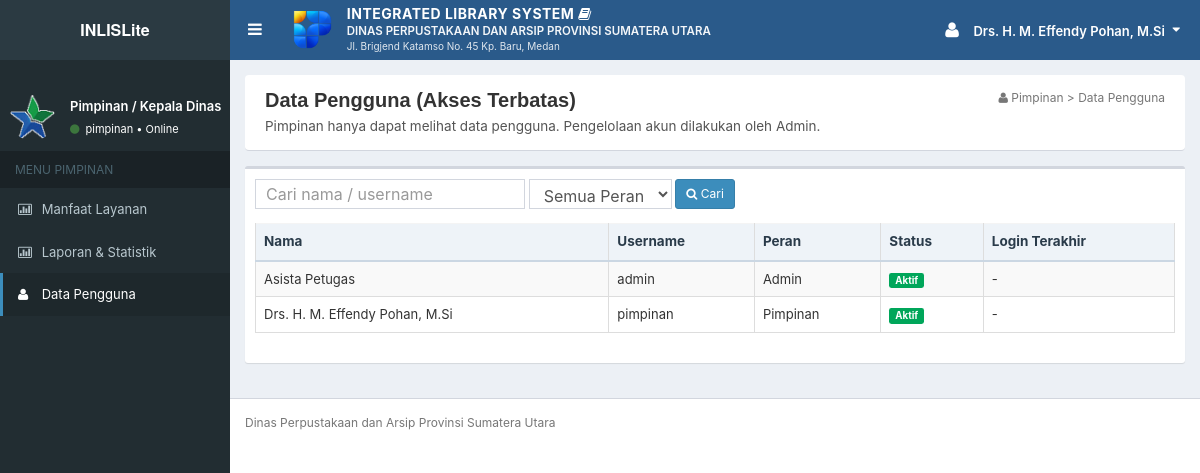
Page /pimpinan/pengguna.php (signed in) on the earlier database version.
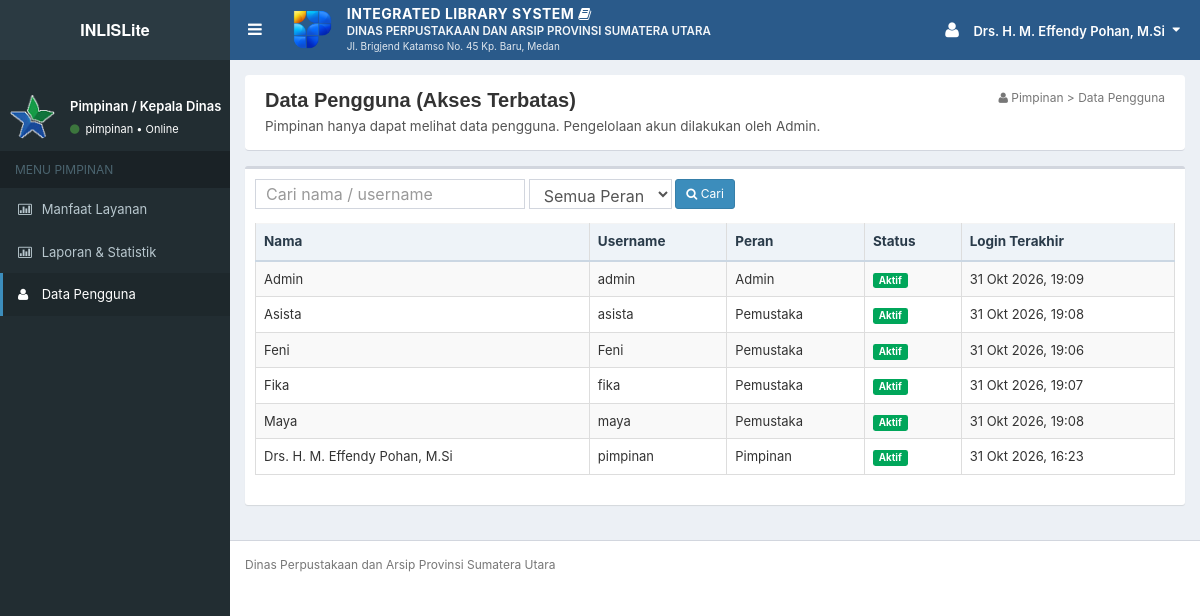
Same page on the later database version.
### tables this page shows
CREATE TABLE `users` (
  `id_user` int(10) UNSIGNED NOT NULL,
  `nama` varchar(100) NOT NULL,
  `username` varchar(50) NOT NULL,
  `email` varchar(100) DEFAULT NULL,
  `password` varchar(255) NOT NULL COMMENT 'hash bcrypt (password_hash)',
  `peran` enum('Admin','Pemustaka','Pimpinan') NOT NULL,
  `status` enum('Aktif','Nonaktif') NOT NULL DEFAULT 'Aktif',
  `last_login` datetime DEFAULT NULL,
  `created_at` datetime NOT NULL DEFAULT current_timestamp(),
  `updated_at` datetime NOT NULL DEFAULT current_timestamp() ON UPDATE current_timestamp()
);

CREATE TABLE `anggota` (
  `id_anggota` int(10) UNSIGNED NOT NULL,
  `id_user` int(10) UNSIGNED DEFAULT NULL,
  `nomor_anggota` varchar(30) NOT NULL,
  `nama` varchar(100) NOT NULL,
  `jenis_anggota` enum('Umum','Pelajar','Mahasiswa','Pegawai') NOT NULL DEFAULT 'Umum',
  `jenis_kelamin` enum('Laki-laki','Perempuan') DEFAULT NULL,
  `alamat` varchar(255) DEFAULT NULL,
  `telepon` varchar(20) DEFAULT NULL,
  `email` varchar(100) DEFAULT NULL,
  `tanggal_daftar` date NOT NULL,
  `masa_berlaku` date NOT NULL,
  `status` enum('Aktif','Nonaktif') NOT NULL DEFAULT 'Aktif',
  `created_at` datetime NOT NULL DEFAULT current_timestamp(),
  `updated_at` datetime NOT NULL DEFAULT current_timestamp() ON UPDATE current_timestamp()
);

### app/helpers.php (called while the page is built, shortened)
<?php
function e($v): string
{
    return htmlspecialchars((string)($v ?? ''), ENT_QUOTES | ENT_SUBSTITUTE, 'UTF-8');
}
function url(string $path = ''): string
{
    return BASE_URL . '/' . ltrim($path, '/');
}
function asset(string $path): string
{
    return url('assets/' . ltrim($path, '/'));
}
function get(string $key, string $default = ''): string
{
    $v = $_GET[$key] ?? $default;
    return is_string($v) ? trim($v) : $default;
}
function tgl(?string $d, bool $pendek = true): string
{
    $t = strtotime($d);
    $b = BULAN_ID[(int)date('n', $t)];
    return date('j', $t) . ' ' . ($pendek ? substr($b, 0, 3) : $b) . ' ' . date('Y', $t);
}
function tgl_waktu(?string $d): string
{
    if (!$d) {
        return '-';
    }
    $t = strtotime($d);
    return $t === false ? '-' : tgl($d) . ', ' . date('H:i', $t);
}
function paginasi(int $total, int $per = 10): array
{
    $pages = max(1, (int)ceil($total / $per));
    $page = (int)get('page', '1');
    $page = max(1, min($page, $pages));
    return ['page' => $page, 'pages' => $pages, 'offset' => ($page - 1) * $per, 'per' => $per];
}

### app/classes/Auth.php (called while the page is built, shortened)
<?php
final class Auth
{
    private static ?array $user = null;
    private static bool $dimuat = false;
    public static function user(): ?array
    {
        if (self::$dimuat) {
            return self::$user;
        }
        self::$dimuat = true;
        $id = $_SESSION['uid'] ?? null;
        $u = Database::row('SELECT id_user, nama, username, email, peran, status FROM users WHERE id_user = ?', [(int)$id]);
        self::$user = $u;
        return $u;
    }
    public static function peran(): ?string
    {
        $u = self::user();
        return $u ? $u['peran'] : null;
    }
    public static function beranda(?string $peran = null): string
    {
        $peran = $peran ?? self::peran();
        return match ($peran) {
            'Admin'     => 'admin/index.php',
            'Pimpinan'  => 'pimpinan/index.php',
            'Pemustaka' => 'pemustaka/index.php',
            default     => 'login.php',
        };
    }
    public static function wajib(array $peran = []): array
    {
        $u = self::user();
        return $u;
    }
}

### app/classes/Database.php (called while the page is built, shortened)
<?php
final class Database
{
    private static ?PDO $pdo = null;
    public static function pdo(): PDO
    {
        if (self::$pdo === null) {
            $c = $GLOBALS['config']['db'];
            $dsn = sprintf('mysql:host=%s;port=%d;dbname=%s;charset=%s', $c['host'], $c['port'], $c['name'], $c['charset']);
            $pdo = new PDO($dsn, $c['user'], $c['pass'], [
                PDO::ATTR_ERRMODE            => PDO::ERRMODE_EXCEPTION,
                PDO::ATTR_DEFAULT_FETCH_MODE => PDO::FETCH_ASSOC,
                PDO::ATTR_EMULATE_PREPARES   => false,
            ]);
            $offset = (new DateTime('now'))->format('P');
            $pdo->exec("SET time_zone = '" . $offset . "'");
            self::$pdo = $pdo;
        }
        return self::$pdo;
    }
    public static function all(string $sql, array $params = []): array
    {
        $st = self::pdo()->prepare($sql);
        $st->execute($params);
        return $st->fetchAll();
    }
    public static function row(string $sql, array $params = []): ?array
    {
        $st = self::pdo()->prepare($sql);
        $st->execute($params);
        $r = $st->fetch();
        return $r === false ? null : $r;
    }
    public static function value(string $sql, array $params = [])
    {
        $st = self::pdo()->prepare($sql);
        $st->execute($params);
        $v = $st->fetchColumn();
        return $v === false ? null : $v;
    }
}

### app/bootstrap.php (called while the page is built, shortened)
<?php
spl_autoload_register(function (string $class): void {
    $file = APP_ROOT . '/app/classes/' . $class . '.php';
});
require APP_ROOT . '/app/helpers.php';

### app/classes/Pengguna.php (called while the page is built, shortened)
<?php
final class Pengguna
{
    private static function filter(string $q, string $peran, string $status): array
    {
        $w = ['1=1'];
        $p = [];
        return [implode(' AND ', $w), $p];
    }
    public static function hitung(string $q = '', string $peran = '', string $status = ''): int
    {
        [$w, $p] = self::filter($q, $peran, $status);
        return (int)Database::value("SELECT COUNT(*) FROM users u WHERE $w", $p);
    }
    public static function daftar(string $q, string $peran, string $status, int $limit, int $offset): array
    {
        [$w, $p] = self::filter($q, $peran, $status);
        $limit = max(1, $limit);
        $offset = max(0, $offset);
        return Database::all(
            "SELECT u.id_user, u.nama, u.username, u.email, u.peran, u.status, u.last_login, a.nomor_anggota
             FROM users u LEFT JOIN anggota a ON a.id_user = u.id_user
             WHERE $w ORDER BY u.peran, u.nama LIMIT $limit OFFSET $offset",
            $p
        );
    }
}

### pimpinan/pengguna.php (the view, shortened to what the changed rows need)
<?php
require dirname(__DIR__) . '/app/bootstrap.php';
require APP_ROOT . '/app/views/layout.php';
Auth::wajib(['Pimpinan']);
$q = get('q');
$peran = get('peran');
$total = Pengguna::hitung($q, $peran, '');
$pg = paginasi($total, 15);
$daftar = Pengguna::daftar($q, $peran, '', $pg['per'], $pg['offset']);
tampil_header('Data Pengguna (Akses Terbatas)', 'pengguna', ['ikon' => 'user', 'crumb' => 'Pimpinan > Data Pengguna', 'sub' => 'Pimpinan hanya dapat melihat data pengguna. Pengelolaan akun dilakukan oleh Admin.']);
?>
<div class="box box-default">
    <div class="box-body">
        <div class="table-responsive">
            <table class="table table-bordered table-striped">
                <thead><tr><th>Nama</th><th>Username</th><th>Peran</th><th>Status</th><th>Login Terakhir</th></tr></thead>
                <tbody>
                <?php foreach ($daftar as $u): ?>
                    <tr><td><?= e($u['nama']) ?></td><td><?= e($u['username']) ?></td><td><?= e($u['peran']) ?></td>
                        <td><span class="label label-<?= $u['status'] === 'Aktif' ? 'success' : 'default' ?>"><?= e($u['status']) ?></span></td>
                        <td><?= e(tgl_waktu($u['last_login'])) ?></td></tr>
                <?php endforeach; ?>
                </tbody>
            </table>
        </div>
    </div>
</div>
<?php tampil_footer(); ?>

### app/views/layout.php (shortened to what the changed rows need)
<?php
function menu_peran(string $peran): array
{
    switch ($peran) {
        case 'Pimpinan':
            return [
                ['Manfaat Layanan', 'bar-chart-o', 'pimpinan/index.php', 'dashboard'],
                ['Laporan & Statistik', 'bar-chart-o', 'laporan.php', 'laporan'],
                ['Data Pengguna', 'user', 'pimpinan/pengguna.php', 'pengguna'],
            ];
    }
}
function tampil_header(string $judul, string $aktif = '', array $opsi = []): void
{
    $u = Auth::user();
    $peran = $u['peran'] ?? 'Pemustaka';
    ?>
<!DOCTYPE html>
<html lang="id">
<head>
    <link href="<?= e(asset('css/bootstrap.css')) ?>" rel="stylesheet">
    <link href="<?= e(asset('css/font-awesome.min.css')) ?>" rel="stylesheet">
    <link href="<?= e(asset('css/AdminLTE.css')) ?>" rel="stylesheet">
    <link href="<?= e(asset('css/_all-skins.css')) ?>" rel="stylesheet">
    <link href="<?= e(asset('css/sweetalert.css')) ?>" rel="stylesheet">
    <link href="<?= e(asset('css/app.css')) ?>" rel="stylesheet">
</head>
<body class="skin-blue sidebar-mini">
<div class="wrapper">
    <header class="main-header no-print">
        <nav class="navbar navbar-static-top" style="background-color:#2a5a8a;min-height:60px;">
            <div class="navbar-custom-menu">
                <ul class="nav navbar-nav" style="padding-top:5px;">
                    <li class="dropdown user user-menu">
                        <a href="#" class="dropdown-toggle" data-toggle="dropdown" style="padding-top:15px;padding-bottom:15px;" aria-label="Menu akun">
                            <i class="fa fa-user fa-lg"></i>
                            <span class="hidden-xs nama-user"><?= e($u['nama'] ?? '') ?></span>
                            <i class="fa fa-caret-down" style="margin-left:4px;"></i>
                        </a>
                    </li>
                </ul>
            </div>
        </nav>
    </header>
    <aside class="main-sidebar no-print">
        <section class="sidebar">
            <div class="user-panel">
                <div class="pull-left info">
                    <p><?= e($peran === 'Admin' ? 'Petugas Perpustakaan' : ($peran === 'Pimpinan' ? 'Pimpinan / Kepala Dinas' : 'Pemustaka')) ?></p>
                    <a href="#"><i class="fa fa-circle text-success"></i> <?= e($u['username'] ?? '') ?> &bull; Online</a>
                </div>
            </div>
            <ul class="sidebar-menu">
                <?php foreach (menu_peran($peran) as $m): ?>
                    <?php if (isset($m[4])): ?>
                        <?php $buka = false; foreach ($m[4] as $a) { if ($a[2] === $aktif) { $buka = true; } } ?>
                        <li class="treeview<?= $buka ? ' active' : '' ?>">
                            <a href="javascript:void(0)"><i class="fa fa-<?= e($m[1]) ?>"></i> <span><?= e($m[0]) ?></span><i class="fa fa-angle-left pull-right"></i></a>
                            <ul class="treeview-menu">
                                <?php foreach ($m[4] as $a): ?>
                                    <li<?= $a[2] === $aktif ? ' class="active"' : '' ?>><a href="<?= e(url($a[1])) ?>"><i class="fa fa-circle-o"></i> <?= e($a[0]) ?></a></li>
                                <?php endforeach; ?>
                            </ul>
                        </li>
                    <?php else: ?>
                        <li<?= $m[3] === $aktif ? ' class="active"' : '' ?>>
                            <a href="<?= e(url($m[2])) ?>"><i class="fa fa-<?= e($m[1]) ?>"></i> <span><?= e($m[0]) ?></span></a>
                        </li>
                    <?php endif; ?>
                <?php endforeach; ?>
            </ul>
        </section>
    </aside>
    <div class="content-wrapper" style="background-color:#ecf0f5;">
        <section class="content" style="padding-top:15px;">
    <?php
}
function tampil_footer(array $skrip = [], string $inline = ''): void
{
    ?>
        </section>
    </div>
</div>
</body>
</html>
    <?php
}

Differences in the rows shown:
removed users: nama "Asista Petugas", username "admin", peran "Admin", status "Aktif", last_login "-"
changed users "Drs. H. M. Effendy Pohan, M.Si": last_login "-" → "31 Okt 2026, 16:23"
added users: nama "Admin", username "admin", peran "Admin", status "Aktif", last_login "31 Okt 2026, 19:09"
added anggota: id_user.nama "Asista", id_user.username "asista", id_user.peran "Pemustaka", id_user.status "Aktif", id_user.last_login "31 Okt 2026, 19:08"
added anggota: id_user.nama "Feni", id_user.username "Feni", id_user.peran "Pemustaka", id_user.status "Aktif", id_user.last_login "31 Okt 2026, 19:06"
added anggota: id_user.nama "Fika", id_user.username "fika", id_user.peran "Pemustaka", id_user.status "Aktif", id_user.last_login "31 Okt 2026, 19:07"
added anggota: id_user.nama "Maya", id_user.username "maya", id_user.peran "Pemustaka", id_user.status "Aktif", id_user.last_login "31 Okt 2026, 19:08"
